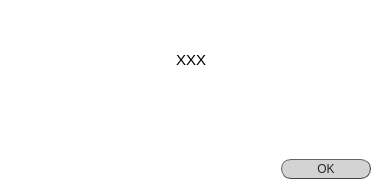
<?xml version="1.0" encoding="UTF-8"?>
<ui version="4.0">
 <class>Dialog</class>
 <widget class="QDialog" name="Dialog">
  <property name="geometry">
   <rect>
    <x>0</x>
    <y>0</y>
    <width>378</width>
    <height>190</height>
   </rect>
  </property>
  <property name="windowTitle">
   <string>Dialog</string>
  </property>
  <property name="styleSheet">
   <string notr="true">QDialog{background-color: rgb(255, 255, 255);}</string>
  </property>
  <layout class="QVBoxLayout" name="verticalLayout">
   <item>
    <layout class="QHBoxLayout" name="horizontalLayout">
     <item>
      <spacer name="horizontalSpacer">
       <property name="orientation">
        <enum>Qt::Horizontal</enum>
       </property>
       <property name="sizeHint" stdset="0">
        <size>
         <width>40</width>
         <height>20</height>
        </size>
       </property>
      </spacer>
     </item>
     <item alignment="Qt::AlignTop">
      <widget class="QLabel" name="mH_logo_XS">
       <property name="minimumSize">
        <size>
         <width>120</width>
         <height>30</height>
        </size>
       </property>
       <property name="maximumSize">
        <size>
         <width>120</width>
         <height>30</height>
        </size>
       </property>
       <property name="frameShape">
        <enum>QFrame::NoFrame</enum>
       </property>
       <property name="text">
        <string>&lt;html&gt;&lt;head/&gt;&lt;body&gt;&lt;p&gt;&lt;br/&gt;&lt;/p&gt;&lt;/body&gt;&lt;/html&gt;</string>
       </property>
       <property name="alignment">
        <set>Qt::AlignCenter</set>
       </property>
      </widget>
     </item>
    </layout>
   </item>
   <item>
    <widget class="QTextEdit" name="textEdit">
     <property name="sizePolicy">
      <sizepolicy hsizetype="Fixed" vsizetype="Fixed">
       <horstretch>0</horstretch>
       <verstretch>0</verstretch>
      </sizepolicy>
     </property>
     <property name="minimumSize">
      <size>
       <width>360</width>
       <height>80</height>
      </size>
     </property>
     <property name="maximumSize">
      <size>
       <width>390</width>
       <height>80</height>
      </size>
     </property>
     <property name="styleSheet">
      <string notr="true">QTextEdit {background-color: rgba(0,0,0,0);
font: 25 11pt &quot;Calibri Light&quot;;
font-family: &quot;Calibri Light&quot;;
}

					</string>
     </property>
     <property name="frameShape">
      <enum>QFrame::NoFrame</enum>
     </property>
     <property name="documentTitle">
      <string/>
     </property>
     <property name="readOnly">
      <bool>true</bool>
     </property>
     <property name="html">
      <string>&lt;!DOCTYPE HTML PUBLIC &quot;-//W3C//DTD HTML 4.0//EN&quot; &quot;http://www.w3.org/TR/REC-html40/strict.dtd&quot;&gt;
&lt;html&gt;&lt;head&gt;&lt;meta name=&quot;qrichtext&quot; content=&quot;1&quot; /&gt;&lt;style type=&quot;text/css&quot;&gt;
p, li { white-space: pre-wrap; }
&lt;/style&gt;&lt;/head&gt;&lt;body style=&quot; font-family:'Calibri Light'; font-size:11pt; font-weight:24; font-style:normal;&quot;&gt;
&lt;p align=&quot;center&quot; style=&quot; margin-top:0px; margin-bottom:0px; margin-left:0px; margin-right:0px; -qt-block-indent:0; text-indent:0px;&quot;&gt;XXX&lt;/p&gt;&lt;/body&gt;&lt;/html&gt;</string>
     </property>
     <property name="placeholderText">
      <string>XXX</string>
     </property>
    </widget>
   </item>
   <item>
    <widget class="QLabel" name="blank">
     <property name="sizePolicy">
      <sizepolicy hsizetype="Expanding" vsizetype="Fixed">
       <horstretch>0</horstretch>
       <verstretch>0</verstretch>
      </sizepolicy>
     </property>
     <property name="minimumSize">
      <size>
       <width>0</width>
       <height>20</height>
      </size>
     </property>
     <property name="maximumSize">
      <size>
       <width>16777215</width>
       <height>20</height>
      </size>
     </property>
     <property name="styleSheet">
      <string notr="true">background-color: rgb(255, 255, 255);</string>
     </property>
     <property name="frameShape">
      <enum>QFrame::NoFrame</enum>
     </property>
     <property name="text">
      <string>&lt;html&gt;&lt;head/&gt;&lt;body&gt;&lt;p&gt;&lt;br/&gt;&lt;/p&gt;&lt;/body&gt;&lt;/html&gt;</string>
     </property>
     <property name="alignment">
      <set>Qt::AlignCenter</set>
     </property>
    </widget>
   </item>
   <item alignment="Qt::AlignRight">
    <widget class="QPushButton" name="ok_button">
     <property name="minimumSize">
      <size>
       <width>90</width>
       <height>20</height>
      </size>
     </property>
     <property name="maximumSize">
      <size>
       <width>80</width>
       <height>20</height>
      </size>
     </property>
     <property name="mouseTracking">
      <bool>true</bool>
     </property>
     <property name="focusPolicy">
      <enum>Qt::ClickFocus</enum>
     </property>
     <property name="toolTipDuration">
      <number>-1</number>
     </property>
     <property name="autoFillBackground">
      <bool>false</bool>
     </property>
     <property name="styleSheet">
      <string notr="true">QPushButton{border-radius:10px;
border-width: 1px;
border-style: outset;
border-color: rgb(66, 66, 66);
background-color: rgb(211, 211, 211);
color: rgb(39, 39, 39);
font: 10pt &quot;Calibri Light&quot;;}

QPushButton:hover{
background-color: rgba(167, 0, 125, 200);
border-color: #672146;
color: rgb(234, 234, 234);
}

QPushButton:disabled{
background-color: rgb(232, 232, 232);
border-color: rgb(158, 158, 158);
color: rgb(125, 125, 125);
}

QPushButton:checked{
background-color: rgb(107, 0, 80);
border-color: rgb(76, 0, 57);
color: rgb(234, 234, 234);
}</string>
     </property>
     <property name="text">
      <string>OK</string>
     </property>
     <property name="checkable">
      <bool>true</bool>
     </property>
    </widget>
   </item>
  </layout>
 </widget>
 <resources/>
 <connections/>
</ui>
